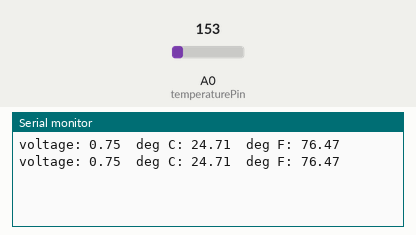
A sketch run on a simulated Arduino Uno, built with avr-gcc and run on an emulated ATmega328P. Parts: the last lines printed to the serial monitor. Inputs (shaded band) come from the test bench; at power-on: A0 (temperaturePin) = 153.

Above: at 1.8 s.
1.9 s: A0 (temperaturePin) set to 165
At 2.7 s:
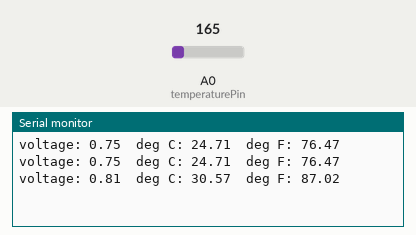
3.4 s: A0 (temperaturePin) set to 175
At 4.4 s:
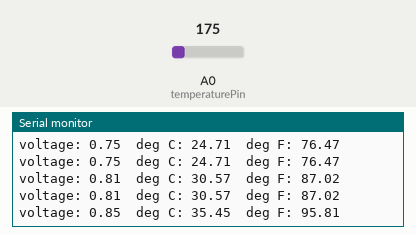
Timing chart, 0 to 6.4 s (numbered marks = the images above; inputs shaded):
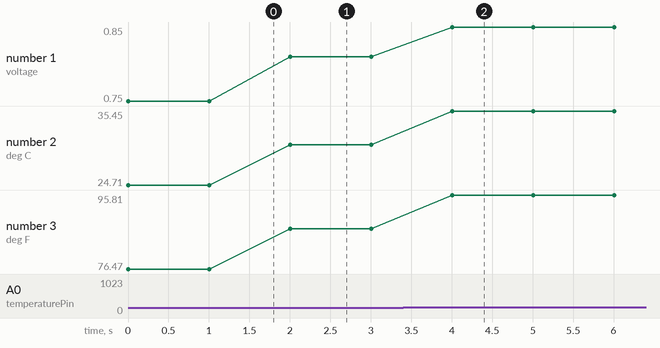

The sketch:

Circuit_11_TempSensor.ino
```cpp
/******************************************************************
CoMotion MakerSpace 2018
Edited by: Ramon Qu
Arduino 101 Basic Workshop
 SparkFun Inventor's Kit
 Example sketch 11 - temperature Sensor

  Use the "serial monitor" window to read a temperature sensor.

  The TMP36 is an easy-to-use temperature sensor that outputs
  a voltage that's proportional to the ambient temperature.
  You can use it for all kinds of automation tasks where you'd
  like to know or control the temperature of something.

  More information on the sensor is available in the datasheet:
  http://dlnmh9ip6v2uc.cloudfront.net/datasheets/Sensors/Temp/TMP35_36_37.pdf

  Even more exciting, we'll start using the Arduino's serial port
  to send data back to your main computer! Up until now, we've
  been limited to using simple LEDs for output. We'll see that
  the Arduino can also easily output all kinds of text and data.

This sketch was written by SparkFun Electronics,
with lots of help from the Arduino community.
This code is completely free for any use.
Visit http://learn.sparkfun.com/products/2 for SIK information.
Visit http://www.arduino.cc to learn about the Arduino.

Version 2.0 6/2012 MDG
******************************************************************/


// We'll use analog input 0 to measure the temperature sensor's
// signal pin.

const int temperaturePin = A0;

void setup()
{
	Serial.begin(9600); //Initialize serial port & set baud rate to 9600 bits per second (bps)
}


void loop()
{
	float voltage, degreesC, degreesF; //Declare 3 floating point variables

	voltage = analogRead(temperaturePin) * 0.004882814;
	// This equation converts the 0 to 1023 value that analogRead()
	// returns, into a 0.0 to 5.0 value that is the true voltage
	// being read at that pin.
	degreesC = (voltage - 0.5) * 100.0; // Convert the voltage to degrees Celsius
	degreesF = degreesC * (9.0 / 5.0) + 32.0; //Convert degrees Celsius to Fahrenheit

	//Now print to the Serial monitor. Remember the baud must be 9600 on your monitor!
	// These statements will print lines of data like this:
	// "voltage: 0.73 deg C: 22.75 deg F: 72.96"

	Serial.print("voltage: ");
	Serial.print(voltage);
	Serial.print("  deg C: ");
	Serial.print(degreesC);
	Serial.print("  deg F: ");
	Serial.println(degreesF);

	delay(1000); // repeat once per second (change as you wish!)
}


// Other things to try with this code:

//   Turn on an LED if the temperature is above or below a value.

//   Read that threshold value from a potentiometer - now you've
//   created a thermostat!
```

Measured:
- after the input at 1.9 s, the serial monitor: prints a new line after 0.10 s (image 1)
- after the input at 3.4 s, the serial monitor: prints a new line after 0.61 s (image 2)
- plotted number 1: 0.75 → 0.81 after the input at 1.9 s, 0.81 → 0.85 after the input at 3.4 s
- plotted number 2: 24.71 → 30.57 after the input at 1.9 s, 30.57 → 35.45 after the input at 3.4 s
- plotted number 3: 76.47 → 87.02 after the input at 1.9 s, 87.02 → 95.81 after the input at 3.4 s
